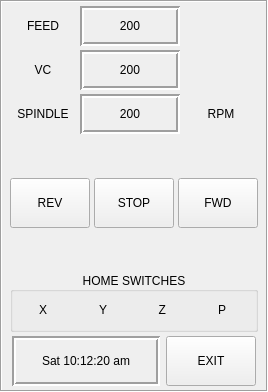
         <widget class="QFrame" name="Status_frame">
          <property name="sizePolicy">
           <sizepolicy hsizetype="Preferred" vsizetype="Preferred">
            <horstretch>0</horstretch>
            <verstretch>0</verstretch>
           </sizepolicy>
          </property>
          <property name="minimumSize">
           <size>
            <width>0</width>
            <height>0</height>
           </size>
          </property>
          <property name="maximumSize">
           <size>
            <width>16777215</width>
            <height>16777215</height>
           </size>
          </property>
          <property name="frameShape">
           <enum>QFrame::Box</enum>
          </property>
          <property name="frameShadow">
           <enum>QFrame::Sunken</enum>
          </property>
          <layout class="QVBoxLayout" name="verticalLayout_5">
           <property name="spacing">
            <number>4</number>
           </property>
           <property name="leftMargin">
            <number>8</number>
           </property>
           <property name="topMargin">
            <number>4</number>
           </property>
           <property name="rightMargin">
            <number>8</number>
           </property>
           <property name="bottomMargin">
            <number>4</number>
           </property>
           <item>
            <widget class="QWidget" name="widget_speeds" native="true">
             <layout class="QGridLayout" name="gridLayout_5">
              <property name="leftMargin">
               <number>0</number>
              </property>
              <property name="topMargin">
               <number>0</number>
              </property>
              <property name="rightMargin">
               <number>0</number>
              </property>
              <property name="bottomMargin">
               <number>0</number>
              </property>
              <property name="spacing">
               <number>4</number>
              </property>
              <item row="0" column="0">
               <widget class="QLabel" name="label_feed">
                <property name="sizePolicy">
                 <sizepolicy hsizetype="Preferred" vsizetype="Fixed">
                  <horstretch>0</horstretch>
                  <verstretch>0</verstretch>
                 </sizepolicy>
                </property>
                <property name="minimumSize">
                 <size>
                  <width>0</width>
                  <height>40</height>
                 </size>
                </property>
                <property name="maximumSize">
                 <size>
                  <width>105</width>
                  <height>40</height>
                 </size>
                </property>
                <property name="text">
                 <string>FEED</string>
                </property>
                <property name="alignment">
                 <set>Qt::AlignCenter</set>
                </property>
               </widget>
              </item>
              <item row="1" column="0">
               <widget class="QLabel" name="label_vc">
                <property name="sizePolicy">
                 <sizepolicy hsizetype="Preferred" vsizetype="Fixed">
                  <horstretch>0</horstretch>
                  <verstretch>0</verstretch>
                 </sizepolicy>
                </property>
                <property name="minimumSize">
                 <size>
                  <width>0</width>
                  <height>40</height>
                 </size>
                </property>
                <property name="maximumSize">
                 <size>
                  <width>105</width>
                  <height>40</height>
                 </size>
                </property>
                <property name="text">
                 <string>VC</string>
                </property>
                <property name="alignment">
                 <set>Qt::AlignCenter</set>
                </property>
               </widget>
              </item>
              <item row="0" column="1">
               <widget class="StatusLabel" name="statuslabel_feed">
                <property name="sizePolicy">
                 <sizepolicy hsizetype="Fixed" vsizetype="Fixed">
                  <horstretch>0</horstretch>
                  <verstretch>0</verstretch>
                 </sizepolicy>
                </property>
                <property name="minimumSize">
                 <size>
                  <width>100</width>
                  <height>40</height>
                 </size>
                </property>
                <property name="maximumSize">
                 <size>
                  <width>100</width>
                  <height>40</height>
                 </size>
                </property>
                <property name="frameShape">
                 <enum>QFrame::Box</enum>
                </property>
                <property name="frameShadow">
                 <enum>QFrame::Sunken</enum>
                </property>
                <property name="lineWidth">
                 <number>2</number>
                </property>
                <property name="text">
                 <string>200</string>
                </property>
                <property name="alignment">
                 <set>Qt::AlignCenter</set>
                </property>
                <property name="textTemplate" stdset="0">
                 <string>%d</string>
                </property>
                <property name="alt_textTemplate" stdset="0">
                 <string>%d</string>
                </property>
                <property name="current_feedrate_status" stdset="0">
                 <bool>true</bool>
                </property>
               </widget>
              </item>
              <item row="1" column="2">
               <widget class="StateLabel" name="statelabel_vc">
                <property name="sizePolicy">
                 <sizepolicy hsizetype="Fixed" vsizetype="Fixed">
                  <horstretch>0</horstretch>
                  <verstretch>0</verstretch>
                 </sizepolicy>
                </property>
                <property name="minimumSize">
                 <size>
                  <width>74</width>
                  <height>40</height>
                 </size>
                </property>
                <property name="maximumSize">
                 <size>
                  <width>74</width>
                  <height>40</height>
                 </size>
                </property>
                <property name="styleSheet">
                 <string notr="true">    background: transparent;
    border-style:none;
</string>
                </property>
                <property name="alignment">
                 <set>Qt::AlignCenter</set>
                </property>
                <property name="true_textTemplate" stdset="0">
                 <string>M/MIN</string>
                </property>
                <property name="false_textTemplate" stdset="0">
                 <string>FT/MIN</string>
                </property>
               </widget>
              </item>
              <item row="1" column="1">
               <widget class="StatusLabel" name="statuslabel_vc">
                <property name="sizePolicy">
                 <sizepolicy hsizetype="Fixed" vsizetype="Fixed">
                  <horstretch>0</horstretch>
                  <verstretch>0</verstretch>
                 </sizepolicy>
                </property>
                <property name="minimumSize">
                 <size>
                  <width>100</width>
                  <height>40</height>
                 </size>
                </property>
                <property name="maximumSize">
                 <size>
                  <width>100</width>
                  <height>40</height>
                 </size>
                </property>
                <property name="frameShape">
                 <enum>QFrame::Box</enum>
                </property>
                <property name="frameShadow">
                 <enum>QFrame::Sunken</enum>
                </property>
                <property name="lineWidth">
                 <number>2</number>
                </property>
                <property name="text">
                 <string>200</string>
                </property>
                <property name="alignment">
                 <set>Qt::AlignCenter</set>
                </property>
                <property name="textTemplate" stdset="0">
                 <string>%d</string>
                </property>
                <property name="alt_textTemplate" stdset="0">
                 <string>%d</string>
                </property>
                <property name="feed_override_status" stdset="0">
                 <bool>false</bool>
                </property>
                <property name="actual_surface_speed_status" stdset="0">
                 <bool>true</bool>
                </property>
               </widget>
              </item>
              <item row="0" column="2">
               <widget class="StateLabel" name="statelabel_feed">
                <property name="sizePolicy">
                 <sizepolicy hsizetype="Fixed" vsizetype="Fixed">
                  <horstretch>0</horstretch>
                  <verstretch>0</verstretch>
                 </sizepolicy>
                </property>
                <property name="minimumSize">
                 <size>
                  <width>74</width>
                  <height>40</height>
                 </size>
                </property>
                <property name="maximumSize">
                 <size>
                  <width>74</width>
                  <height>40</height>
                 </size>
                </property>
                <property name="styleSheet">
                 <string notr="true">    background: transparent;
    border-style:none;
</string>
                </property>
                <property name="alignment">
                 <set>Qt::AlignCenter</set>
                </property>
                <property name="true_textTemplate" stdset="0">
                 <string>MM/MIN</string>
                </property>
                <property name="false_textTemplate" stdset="0">
                 <string>IN/MIN</string>
                </property>
               </widget>
              </item>
              <item row="2" column="0">
               <widget class="QLabel" name="label_3">
                <property name="sizePolicy">
                 <sizepolicy hsizetype="Preferred" vsizetype="Fixed">
                  <horstretch>0</horstretch>
                  <verstretch>0</verstretch>
                 </sizepolicy>
                </property>
                <property name="minimumSize">
                 <size>
                  <width>0</width>
                  <height>40</height>
                 </size>
                </property>
                <property name="maximumSize">
                 <size>
                  <width>105</width>
                  <height>40</height>
                 </size>
                </property>
                <property name="text">
                 <string>SPINDLE</string>
                </property>
                <property name="alignment">
                 <set>Qt::AlignCenter</set>
                </property>
               </widget>
              </item>
              <item row="2" column="1">
               <widget class="StatusLabel" name="label_spindle_rpm">
                <property name="sizePolicy">
                 <sizepolicy hsizetype="Fixed" vsizetype="Fixed">
                  <horstretch>0</horstretch>
                  <verstretch>0</verstretch>
                 </sizepolicy>
                </property>
                <property name="minimumSize">
                 <size>
                  <width>100</width>
                  <height>40</height>
                 </size>
                </property>
                <property name="maximumSize">
                 <size>
                  <width>100</width>
                  <height>40</height>
                 </size>
                </property>
                <property name="frameShape">
                 <enum>QFrame::Box</enum>
                </property>
                <property name="frameShadow">
                 <enum>QFrame::Sunken</enum>
                </property>
                <property name="lineWidth">
                 <number>2</number>
                </property>
                <property name="text">
                 <string>200</string>
                </property>
                <property name="alignment">
                 <set>Qt::AlignCenter</set>
                </property>
                <property name="textTemplate" stdset="0">
                 <string>%d</string>
                </property>
                <property name="alt_textTemplate" stdset="0">
                 <string>%d</string>
                </property>
                <property name="actual_spindle_speed_status" stdset="0">
                 <bool>true</bool>
                </property>
               </widget>
              </item>
              <item row="2" column="2">
               <widget class="QLabel" name="lbl_rpm_units">
                <property name="sizePolicy">
                 <sizepolicy hsizetype="Fixed" vsizetype="Fixed">
                  <horstretch>0</horstretch>
                  <verstretch>0</verstretch>
                 </sizepolicy>
                </property>
                <property name="minimumSize">
                 <size>
                  <width>74</width>
                  <height>40</height>
                 </size>
                </property>
                <property name="maximumSize">
                 <size>
                  <width>74</width>
                  <height>40</height>
                 </size>
                </property>
                <property name="text">
                 <string>RPM</string>
                </property>
                <property name="alignment">
                 <set>Qt::AlignCenter</set>
                </property>
                <property name="wordWrap">
                 <bool>false</bool>
                </property>
                <property name="indent">
                 <number>0</number>
                </property>
               </widget>
              </item>
             </layout>
            </widget>
           </item>
           <item>
            <spacer name="verticalSpacer_12">
             <property name="orientation">
              <enum>Qt::Vertical</enum>
             </property>
             <property name="sizeHint" stdset="0">
              <size>
               <width>20</width>
               <height>40</height>
              </size>
             </property>
            </spacer>
           </item>
           <item>
            <widget class="QWidget" name="widget_spindle_control" native="true">
             <layout class="QHBoxLayout" name="horizontalLayout_16">
              <property name="spacing">
               <number>4</number>
              </property>
              <property name="leftMargin">
               <number>0</number>
              </property>
              <property name="topMargin">
               <number>0</number>
              </property>
              <property name="rightMargin">
               <number>0</number>
              </property>
              <property name="bottomMargin">
               <number>0</number>
              </property>
              <item>
               <widget class="ActionButton" name="spindle_rev_button">
                <property name="sizePolicy">
                 <sizepolicy hsizetype="Fixed" vsizetype="Fixed">
                  <horstretch>0</horstretch>
                  <verstretch>0</verstretch>
                 </sizepolicy>
                </property>
                <property name="minimumSize">
                 <size>
                  <width>80</width>
                  <height>50</height>
                 </size>
                </property>
                <property name="maximumSize">
                 <size>
                  <width>80</width>
                  <height>50</height>
                 </size>
                </property>
                <property name="focusPolicy">
                 <enum>Qt::NoFocus</enum>
                </property>
                <property name="styleSheet">
                 <string notr="true"/>
                </property>
                <property name="text">
                 <string>REV</string>
                </property>
                <property name="icon">
                 <iconset>
                  <normaloff>:/images/ccw_arrow.png</normaloff>:/images/ccw_arrow.png</iconset>
                </property>
                <property name="iconSize">
                 <size>
                  <width>18</width>
                  <height>18</height>
                 </size>
                </property>
                <property name="checkable">
                 <bool>false</bool>
                </property>
                <property name="autoExclusive">
                 <bool>false</bool>
                </property>
                <property name="spindle_rev_action" stdset="0">
                 <bool>true</bool>
                </property>
                <property name="option" stdset="0">
                 <bool>true</bool>
                </property>
                <attribute name="buttonGroup">
                 <string notr="true">spindle_buttonGroup</string>
                </attribute>
               </widget>
              </item>
              <item>
               <widget class="ActionButton" name="spindle_stop_button">
                <property name="sizePolicy">
                 <sizepolicy hsizetype="Fixed" vsizetype="Fixed">
                  <horstretch>0</horstretch>
                  <verstretch>0</verstretch>
                 </sizepolicy>
                </property>
                <property name="minimumSize">
                 <size>
                  <width>80</width>
                  <height>50</height>
                 </size>
                </property>
                <property name="maximumSize">
                 <size>
                  <width>80</width>
                  <height>50</height>
                 </size>
                </property>
                <property name="focusPolicy">
                 <enum>Qt::NoFocus</enum>
                </property>
                <property name="text">
                 <string>STOP</string>
                </property>
                <property name="checkable">
                 <bool>false</bool>
                </property>
                <property name="checked">
                 <bool>false</bool>
                </property>
                <property name="autoExclusive">
                 <bool>false</bool>
                </property>
                <property name="spindle_stop_action" stdset="0">
                 <bool>true</bool>
                </property>
                <attribute name="buttonGroup">
                 <string notr="true">spindle_buttonGroup</string>
                </attribute>
               </widget>
              </item>
              <item>
               <widget class="ActionButton" name="spindle_fwd_button">
                <property name="sizePolicy">
                 <sizepolicy hsizetype="Fixed" vsizetype="Fixed">
                  <horstretch>0</horstretch>
                  <verstretch>0</verstretch>
                 </sizepolicy>
                </property>
                <property name="minimumSize">
                 <size>
                  <width>80</width>
                  <height>50</height>
                 </size>
                </property>
                <property name="maximumSize">
                 <size>
                  <width>80</width>
                  <height>50</height>
                 </size>
                </property>
                <property name="focusPolicy">
                 <enum>Qt::NoFocus</enum>
                </property>
                <property name="layoutDirection">
                 <enum>Qt::LeftToRight</enum>
                </property>
                <property name="text">
                 <string>FWD</string>
                </property>
                <property name="icon">
                 <iconset>
                  <normaloff>:/images/cw_arrow.png</normaloff>:/images/cw_arrow.png</iconset>
                </property>
                <property name="iconSize">
                 <size>
                  <width>18</width>
                  <height>18</height>
                 </size>
                </property>
                <property name="checkable">
                 <bool>false</bool>
                </property>
                <property name="autoExclusive">
                 <bool>false</bool>
                </property>
                <property name="spindle_fwd_action" stdset="0">
                 <bool>true</bool>
                </property>
                <property name="option" stdset="0">
                 <bool>true</bool>
                </property>
                <attribute name="buttonGroup">
                 <string notr="true">spindle_buttonGroup</string>
                </attribute>
               </widget>
              </item>
             </layout>
            </widget>
           </item>
           <item>
            <spacer name="verticalSpacer_9">
             <property name="orientation">
              <enum>Qt::Vertical</enum>
             </property>
             <property name="sizeHint" stdset="0">
              <size>
               <width>20</width>
               <height>40</height>
              </size>
             </property>
            </spacer>
           </item>
           <item>
            <widget class="QGroupBox" name="groupBox_homes">
             <property name="sizePolicy">
              <sizepolicy hsizetype="Preferred" vsizetype="Fixed">
               <horstretch>0</horstretch>
               <verstretch>0</verstretch>
              </sizepolicy>
             </property>
             <property name="minimumSize">
              <size>
               <width>0</width>
               <height>60</height>
              </size>
             </property>
             <property name="maximumSize">
              <size>
               <width>16777215</width>
               <height>60</height>
              </size>
             </property>
             <property name="title">
              <string>HOME SWITCHES</string>
             </property>
             <property name="alignment">
              <set>Qt::AlignCenter</set>
             </property>
             <layout class="QHBoxLayout" name="horizontalLayout_14">
              <property name="spacing">
               <number>4</number>
              </property>
              <property name="leftMargin">
               <number>4</number>
              </property>
              <property name="topMargin">
               <number>0</number>
              </property>
              <property name="rightMargin">
               <number>4</number>
              </property>
              <property name="bottomMargin">
               <number>0</number>
              </property>
              <item>
               <widget class="QLabel" name="label_10">
                <property name="sizePolicy">
                 <sizepolicy hsizetype="Fixed" vsizetype="Fixed">
                  <horstretch>0</horstretch>
                  <verstretch>0</verstretch>
                 </sizepolicy>
                </property>
                <property name="minimumSize">
                 <size>
                  <width>30</width>
                  <height>30</height>
                 </size>
                </property>
                <property name="maximumSize">
                 <size>
                  <width>30</width>
                  <height>30</height>
                 </size>
                </property>
                <property name="text">
                 <string>X</string>
                </property>
                <property name="alignment">
                 <set>Qt::AlignRight|Qt::AlignTrailing|Qt::AlignVCenter</set>
                </property>
               </widget>
              </item>
              <item>
               <widget class="LED" name="hal_led_home_x">
                <property name="diameter">
                 <number>12</number>
                </property>
               </widget>
              </item>
              <item>
               <widget class="QLabel" name="label_11">
                <property name="sizePolicy">
                 <sizepolicy hsizetype="Fixed" vsizetype="Fixed">
                  <horstretch>0</horstretch>
                  <verstretch>0</verstretch>
                 </sizepolicy>
                </property>
                <property name="minimumSize">
                 <size>
                  <width>30</width>
                  <height>30</height>
                 </size>
                </property>
                <property name="maximumSize">
                 <size>
                  <width>30</width>
                  <height>30</height>
                 </size>
                </property>
                <property name="text">
                 <string>Y</string>
                </property>
                <property name="alignment">
                 <set>Qt::AlignRight|Qt::AlignTrailing|Qt::AlignVCenter</set>
                </property>
               </widget>
              </item>
              <item>
               <widget class="LED" name="hal_led_home_y">
                <property name="diameter">
                 <number>12</number>
                </property>
               </widget>
              </item>
              <item>
               <widget class="QLabel" name="label_12">
                <property name="sizePolicy">
                 <sizepolicy hsizetype="Fixed" vsizetype="Fixed">
                  <horstretch>0</horstretch>
                  <verstretch>0</verstretch>
                 </sizepolicy>
                </property>
                <property name="minimumSize">
                 <size>
                  <width>30</width>
                  <height>30</height>
                 </size>
                </property>
                <property name="maximumSize">
                 <size>
                  <width>30</width>
                  <height>30</height>
                 </size>
                </property>
                <property name="text">
                 <string>Z</string>
                </property>
                <property name="alignment">
                 <set>Qt::AlignRight|Qt::AlignTrailing|Qt::AlignVCenter</set>
                </property>
               </widget>
              </item>
              <item>
               <widget class="LED" name="hal_led_home_z">
                <property name="diameter">
                 <number>12</number>
                </property>
               </widget>
              </item>
              <item>
               <widget class="QLabel" name="label_13">
                <property name="sizePolicy">
                 <sizepolicy hsizetype="Fixed" vsizetype="Fixed">
                  <horstretch>0</horstretch>
                  <verstretch>0</verstretch>
                 </sizepolicy>
                </property>
                <property name="minimumSize">
                 <size>
                  <width>30</width>
                  <height>30</height>
                 </size>
                </property>
                <property name="maximumSize">
                 <size>
                  <width>30</width>
                  <height>30</height>
                 </size>
                </property>
                <property name="text">
                 <string>P</string>
                </property>
                <property name="alignment">
                 <set>Qt::AlignRight|Qt::AlignTrailing|Qt::AlignVCenter</set>
                </property>
               </widget>
              </item>
              <item>
               <widget class="LED" name="hal_led_home_p">
                <property name="diameter">
                 <number>12</number>
                </property>
               </widget>
              </item>
             </layout>
            </widget>
           </item>
           <item>
            <widget class="QWidget" name="widget_clock_exit" native="true">
             <layout class="QHBoxLayout" name="clock_exit_layout">
              <property name="leftMargin">
               <number>2</number>
              </property>
              <property name="topMargin">
               <number>0</number>
              </property>
              <property name="rightMargin">
               <number>2</number>
              </property>
              <property name="bottomMargin">
               <number>0</number>
              </property>
              <item>
               <widget class="StatusLabel" name="lbl_clock">
                <property name="sizePolicy">
                 <sizepolicy hsizetype="Preferred" vsizetype="Fixed">
                  <horstretch>0</horstretch>
                  <verstretch>0</verstretch>
                 </sizepolicy>
                </property>
                <property name="minimumSize">
                 <size>
                  <width>0</width>
                  <height>50</height>
                 </size>
                </property>
                <property name="maximumSize">
                 <size>
                  <width>16777215</width>
                  <height>50</height>
                 </size>
                </property>
                <property name="styleSheet">
                 <string notr="true">font: 13pt &quot;Lato Heavy&quot;;</string>
                </property>
                <property name="frameShape">
                 <enum>QFrame::Box</enum>
                </property>
                <property name="frameShadow">
                 <enum>QFrame::Sunken</enum>
                </property>
                <property name="lineWidth">
                 <number>2</number>
                </property>
                <property name="text">
                 <string>Sat 10:12:20 am</string>
                </property>
                <property name="alignment">
                 <set>Qt::AlignCenter</set>
                </property>
                <property name="textTemplate" stdset="0">
                 <string>%a %I:%M:%S %P</string>
                </property>
                <property name="feed_override_status" stdset="0">
                 <bool>false</bool>
                </property>
                <property name="time_stamp_status" stdset="0">
                 <bool>true</bool>
                </property>
               </widget>
              </item>
              <item>
               <widget class="ActionButton" name="action_exit">
                <property name="sizePolicy">
                 <sizepolicy hsizetype="Fixed" vsizetype="Fixed">
                  <horstretch>0</horstretch>
                  <verstretch>0</verstretch>
                 </sizepolicy>
                </property>
                <property name="minimumSize">
                 <size>
                  <width>90</width>
                  <height>50</height>
                 </size>
                </property>
                <property name="maximumSize">
                 <size>
                  <width>16777215</width>
                  <height>50</height>
                 </size>
                </property>
                <property name="baseSize">
                 <size>
                  <width>90</width>
                  <height>50</height>
                 </size>
                </property>
                <property name="statusTip">
                 <string>EXIT LABVCNC</string>
                </property>
                <property name="text">
                 <string>EXIT</string>
                </property>
                <property name="exit_action" stdset="0">
                 <bool>true</bool>
                </property>
                <property name="template_label_option" stdset="0">
                 <bool>false</bool>
                </property>
                <property name="joint_number" stdset="0">
                 <number>0</number>
                </property>
                <property name="incr_imperial_number" stdset="0">
                 <double>0.010000000000000</double>
                </property>
                <property name="incr_mm_number" stdset="0">
                 <double>0.025000000000000</double>
                </property>
                <property name="incr_angular_number" stdset="0">
                 <double>-1.000000000000000</double>
                </property>
                <property name="toggle_float_option" stdset="0">
                 <bool>false</bool>
                </property>
                <property name="float_num" stdset="0">
                 <double>100.000000000000000</double>
                </property>
                <property name="float_alt_num" stdset="0">
                 <double>50.000000000000000</double>
                </property>
                <property name="view_type_string" stdset="0">
                 <string>P</string>
                </property>
                <property name="command_text_string" stdset="0">
                 <string/>
                </property>
                <property name="ini_mdi_number" stdset="0">
                 <number>0</number>
                </property>
                <property name="textTemplate" stdset="0">
                 <string>%1.3f in</string>
                </property>
                <property name="alt_textTemplate" stdset="0">
                 <string>%1.2f mm</string>
                </property>
               </widget>
              </item>
             </layout>
            </widget>
           </item>
          </layout>
         </widget>
